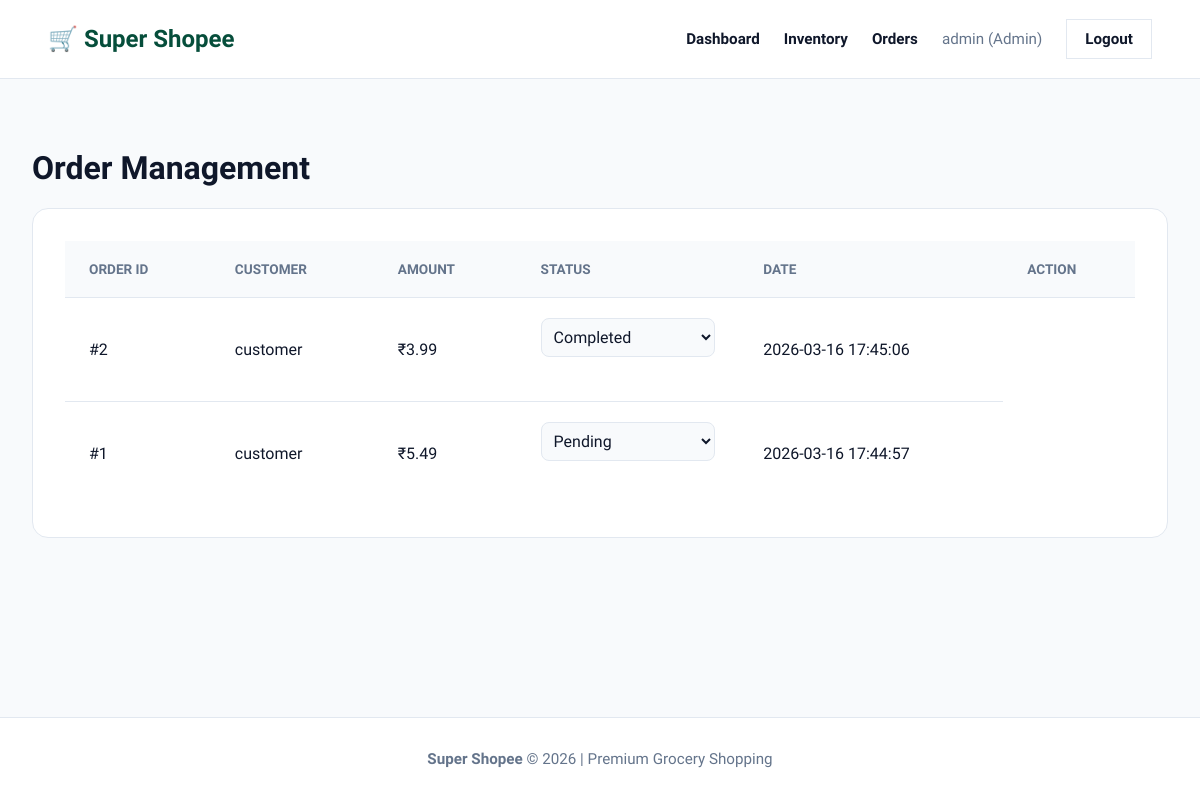
The app's page /admin/orders (signed in), older data.
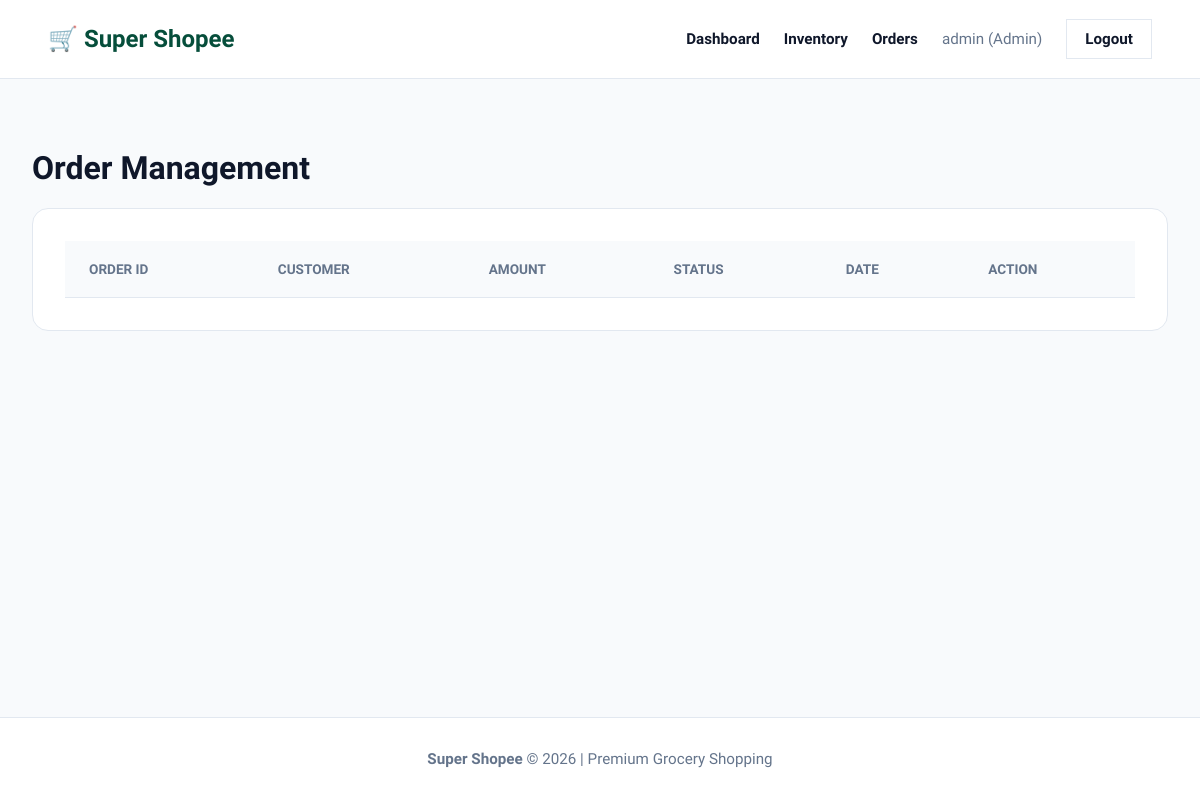
The same page, newer data.
### tables this page shows
CREATE TABLE orders (
                    id INTEGER PRIMARY KEY AUTOINCREMENT, 
                    customer_username TEXT, 
                    total_amount REAL, 
                    status TEXT, 
                    order_date TEXT);

### app.py (the view)
@app.route("/admin/orders")
def admin_orders():
    if session.get("role") != 'Admin':
        return redirect("/")
    conn = get_db()
    orders = conn.execute("SELECT * FROM orders ORDER BY order_date DESC").fetchall()
    conn.close()
    return render_template('orders.html', orders=orders)

### app.py (called while the page is built)
def get_db():
    conn = sqlite3.connect(DB_PATH)
    conn.row_factory = sqlite3.Row
    return conn

### templates/orders.html (shortened to what this page needs)
{% extends "layout.html" %}
{% block content %}
<div class="container">
    <h1>Order Management</h1>
    <div style="background: white; padding: 2rem; border-radius: 16px; border: 1px solid var(--border); overflow-x: auto;">
        <table>
            <thead>
                <tr>
                    <th>Order ID</th>
                    <th>Customer</th>
                    <th>Amount</th>
                    <th>Status</th>
                    <th>Date</th>
                    <th>Action</th>
                </tr>
            </thead>
            <tbody>
                {% for order in orders %}
                <tr>
                    <td>#{{ order['id'] }}</td>
                    <td>{{ order['customer_username'] }}</td>
                    <td>₹{{ "%.2f"|format(order['total_amount']) }}</td>
                    <td>
                        <select onchange="updateStatus({{ order['id'] }}, this.value)" style="padding: 8px; border-radius: 8px; border: 1px solid var(--border);">
                            <option value="Pending" {% if order['status'] == 'Pending' %}selected{% endif %}>Pending</option>
                            <option value="Completed" {% if order['status'] == 'Completed' %}selected{% endif %}>Completed</option>
                        </select>
                    </td>
                    <td>{{ order['order_date'] }}</td>
                </tr>
                {% endfor %}
            </tbody>
        </table>
    </div>
</div>
{% endblock %}

Row changes from the older to the newer data that the page shows:
removed orders: id "2", customer_username "customer", total_amount "3.99", status+id "Completed", order_date "2026-03-16 17:45:06"
removed orders: id "1", customer_username "customer", total_amount "5.49", status+id "Pending", order_date "2026-03-16 17:44:57"
